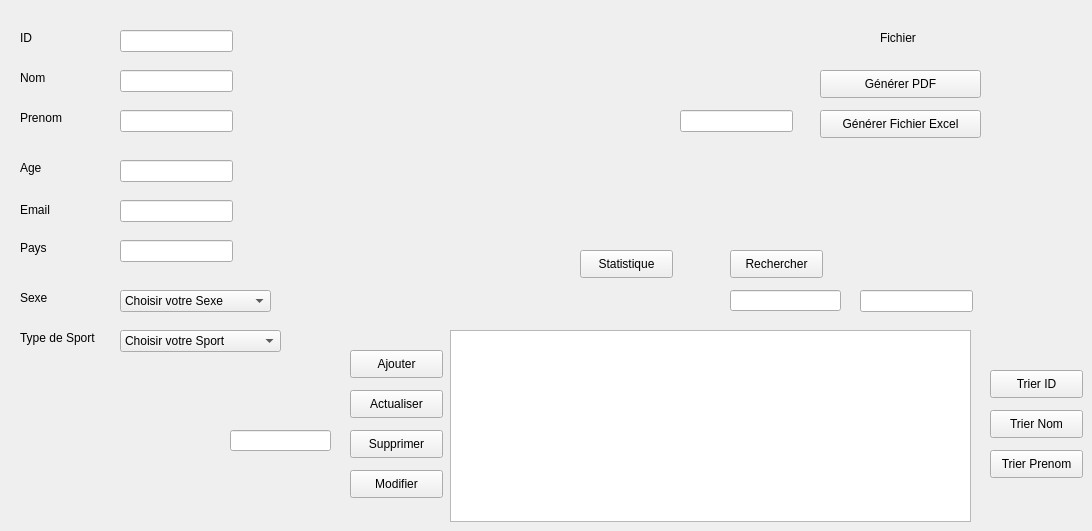
      <widget class="QWidget" name="tab_2">
       <attribute name="title">
        <string>Joueurs</string>
       </attribute>
       <widget class="QLineEdit" name="supp_2">
        <property name="geometry">
         <rect>
          <x>230</x>
          <y>430</y>
          <width>101</width>
          <height>21</height>
         </rect>
        </property>
       </widget>
       <widget class="QLabel" name="label_22">
        <property name="geometry">
         <rect>
          <x>20</x>
          <y>200</y>
          <width>51</width>
          <height>20</height>
         </rect>
        </property>
        <property name="styleSheet">
         <string notr="true">FFFFFF</string>
        </property>
        <property name="text">
         <string>Email</string>
        </property>
       </widget>
       <widget class="QLineEdit" name="le_age_3">
        <property name="geometry">
         <rect>
          <x>120</x>
          <y>160</y>
          <width>113</width>
          <height>22</height>
         </rect>
        </property>
       </widget>
       <widget class="QLabel" name="label_23">
        <property name="geometry">
         <rect>
          <x>880</x>
          <y>30</y>
          <width>56</width>
          <height>16</height>
         </rect>
        </property>
        <property name="text">
         <string>Fichier</string>
        </property>
       </widget>
       <widget class="QPushButton" name="pushButton_17">
        <property name="geometry">
         <rect>
          <x>350</x>
          <y>350</y>
          <width>93</width>
          <height>28</height>
         </rect>
        </property>
        <property name="text">
         <string>Ajouter</string>
        </property>
       </widget>
       <widget class="QLabel" name="label_24">
        <property name="geometry">
         <rect>
          <x>20</x>
          <y>30</y>
          <width>56</width>
          <height>16</height>
         </rect>
        </property>
        <property name="text">
         <string>ID</string>
        </property>
       </widget>
       <widget class="QLabel" name="label_25">
        <property name="geometry">
         <rect>
          <x>20</x>
          <y>70</y>
          <width>56</width>
          <height>16</height>
         </rect>
        </property>
        <property name="text">
         <string>Nom</string>
        </property>
       </widget>
       <widget class="QLineEdit" name="le_nom_3">
        <property name="geometry">
         <rect>
          <x>120</x>
          <y>70</y>
          <width>113</width>
          <height>22</height>
         </rect>
        </property>
       </widget>
       <widget class="QTableView" name="tableView_4">
        <property name="geometry">
         <rect>
          <x>450</x>
          <y>330</y>
          <width>521</width>
          <height>192</height>
         </rect>
        </property>
       </widget>
       <widget class="QLineEdit" name="le_id_3">
        <property name="geometry">
         <rect>
          <x>120</x>
          <y>30</y>
          <width>113</width>
          <height>22</height>
         </rect>
        </property>
       </widget>
       <widget class="QPushButton" name="pushButton_18">
        <property name="geometry">
         <rect>
          <x>990</x>
          <y>450</y>
          <width>93</width>
          <height>28</height>
         </rect>
        </property>
        <property name="text">
         <string>Trier Prenom</string>
        </property>
       </widget>
       <widget class="QComboBox" name="comboBox_4">
        <property name="geometry">
         <rect>
          <x>120</x>
          <y>290</y>
          <width>151</width>
          <height>22</height>
         </rect>
        </property>
        <item>
         <property name="text">
          <string>Choisir votre Sexe</string>
         </property>
        </item>
        <item>
         <property name="text">
          <string>Homme</string>
         </property>
        </item>
        <item>
         <property name="text">
          <string>Femme</string>
         </property>
        </item>
       </widget>
       <widget class="QPushButton" name="pushButton_19">
        <property name="geometry">
         <rect>
          <x>820</x>
          <y>110</y>
          <width>161</width>
          <height>28</height>
         </rect>
        </property>
        <property name="text">
         <string>Générer Fichier Excel</string>
        </property>
       </widget>
       <widget class="QLineEdit" name="le_email_3">
        <property name="geometry">
         <rect>
          <x>120</x>
          <y>200</y>
          <width>113</width>
          <height>22</height>
         </rect>
        </property>
       </widget>
       <widget class="QPushButton" name="pushButton_20">
        <property name="geometry">
         <rect>
          <x>350</x>
          <y>390</y>
          <width>93</width>
          <height>28</height>
         </rect>
        </property>
        <property name="text">
         <string>Actualiser</string>
        </property>
       </widget>
       <widget class="QLabel" name="label_26">
        <property name="geometry">
         <rect>
          <x>20</x>
          <y>330</y>
          <width>91</width>
          <height>16</height>
         </rect>
        </property>
        <property name="text">
         <string>Type de Sport</string>
        </property>
       </widget>
       <widget class="QComboBox" name="comboBox_5">
        <property name="geometry">
         <rect>
          <x>120</x>
          <y>330</y>
          <width>161</width>
          <height>22</height>
         </rect>
        </property>
        <item>
         <property name="text">
          <string>Choisir votre Sport</string>
         </property>
        </item>
        <item>
         <property name="text">
          <string>Athletisme</string>
         </property>
        </item>
        <item>
         <property name="text">
          <string>Boxe</string>
         </property>
        </item>
        <item>
         <property name="text">
          <string>Gymnastique</string>
         </property>
        </item>
        <item>
         <property name="text">
          <string>Natation</string>
         </property>
        </item>
        <item>
         <property name="text">
          <string>Escrime</string>
         </property>
        </item>
        <item>
         <property name="text">
          <string>Cyclisme</string>
         </property>
        </item>
        <item>
         <property name="text">
          <string>Esclavade Sportive</string>
         </property>
        </item>
        <item>
         <property name="text">
          <string>Voile</string>
         </property>
        </item>
        <item>
         <property name="text">
          <string>Tir</string>
         </property>
        </item>
        <item>
         <property name="text">
          <string>Tennis</string>
         </property>
        </item>
        <item>
         <property name="text">
          <string>Trampoline</string>
         </property>
        </item>
        <item>
         <property name="text">
          <string>Plongons</string>
         </property>
        </item>
       </widget>
       <widget class="QLabel" name="label_27">
        <property name="geometry">
         <rect>
          <x>20</x>
          <y>290</y>
          <width>56</width>
          <height>16</height>
         </rect>
        </property>
        <property name="text">
         <string>Sexe</string>
        </property>
       </widget>
       <widget class="QLineEdit" name="lineEdit_2">
        <property name="geometry">
         <rect>
          <x>860</x>
          <y>290</y>
          <width>113</width>
          <height>22</height>
         </rect>
        </property>
       </widget>
       <widget class="QPushButton" name="pushButton_21">
        <property name="geometry">
         <rect>
          <x>580</x>
          <y>250</y>
          <width>93</width>
          <height>28</height>
         </rect>
        </property>
        <property name="text">
         <string>Statistique</string>
        </property>
       </widget>
       <widget class="QPushButton" name="pushButton_22">
        <property name="geometry">
         <rect>
          <x>820</x>
          <y>70</y>
          <width>161</width>
          <height>28</height>
         </rect>
        </property>
        <property name="text">
         <string>Générer PDF</string>
        </property>
       </widget>
       <widget class="QPushButton" name="pushButton_23">
        <property name="geometry">
         <rect>
          <x>990</x>
          <y>410</y>
          <width>93</width>
          <height>28</height>
         </rect>
        </property>
        <property name="text">
         <string>Trier Nom</string>
        </property>
       </widget>
       <widget class="QPushButton" name="rech_4">
        <property name="geometry">
         <rect>
          <x>730</x>
          <y>250</y>
          <width>93</width>
          <height>28</height>
         </rect>
        </property>
        <property name="text">
         <string>Rechercher</string>
        </property>
       </widget>
       <widget class="QLabel" name="label_28">
        <property name="geometry">
         <rect>
          <x>20</x>
          <y>160</y>
          <width>56</width>
          <height>16</height>
         </rect>
        </property>
        <property name="text">
         <string>Age</string>
        </property>
       </widget>
       <widget class="QPushButton" name="pushButton_24">
        <property name="geometry">
         <rect>
          <x>990</x>
          <y>370</y>
          <width>93</width>
          <height>28</height>
         </rect>
        </property>
        <property name="text">
         <string>Trier ID</string>
        </property>
       </widget>
       <widget class="QLabel" name="label_29">
        <property name="geometry">
         <rect>
          <x>20</x>
          <y>240</y>
          <width>56</width>
          <height>16</height>
         </rect>
        </property>
        <property name="text">
         <string>Pays</string>
        </property>
       </widget>
       <widget class="QLabel" name="label_30">
        <property name="geometry">
         <rect>
          <x>20</x>
          <y>110</y>
          <width>56</width>
          <height>16</height>
         </rect>
        </property>
        <property name="text">
         <string>Prenom</string>
        </property>
       </widget>
       <widget class="QLineEdit" name="le_pays">
        <property name="geometry">
         <rect>
          <x>120</x>
          <y>240</y>
          <width>113</width>
          <height>22</height>
         </rect>
        </property>
       </widget>
       <widget class="QLineEdit" name="fichier_2">
        <property name="geometry">
         <rect>
          <x>680</x>
          <y>110</y>
          <width>113</width>
          <height>22</height>
         </rect>
        </property>
       </widget>
       <widget class="QLineEdit" name="le_prenom_3">
        <property name="geometry">
         <rect>
          <x>120</x>
          <y>110</y>
          <width>113</width>
          <height>22</height>
         </rect>
        </property>
       </widget>
       <widget class="QPushButton" name="supp_id_2">
        <property name="geometry">
         <rect>
          <x>350</x>
          <y>430</y>
          <width>93</width>
          <height>28</height>
         </rect>
        </property>
        <property name="text">
         <string>Supprimer</string>
        </property>
       </widget>
       <widget class="QPushButton" name="pushButton_25">
        <property name="geometry">
         <rect>
          <x>350</x>
          <y>470</y>
          <width>93</width>
          <height>28</height>
         </rect>
        </property>
        <property name="text">
         <string>Modifier</string>
        </property>
       </widget>
       <widget class="QLineEdit" name="rech_5">
        <property name="geometry">
         <rect>
          <x>730</x>
          <y>290</y>
          <width>111</width>
          <height>21</height>
         </rect>
        </property>
       </widget>
      </widget>
